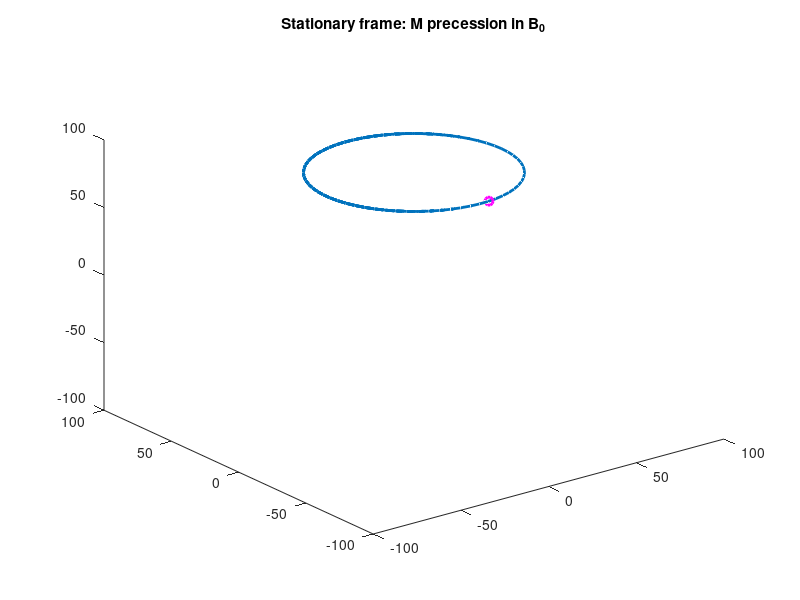

MATLAB code for this plot:
%% This is a demo code for the MRI part of the course BME2103
% Function: Simulate the magnetization precession under B0.
% Author: Dr. Jianpan Huang, Email: jianpanhuang@outlook.com, 20230214
clear all, close all, clc;

%% Set parameters
b0 = 3; % external magnetic field, in T
gama = 42.576e6; % gyromagnetic ratio, for 1H
w0 = gama*b0/1e6/128; % actual w0 is fast at such a high field, here divided by a factor  visualization of precession
t = 0:0.1:30; % the time duration to observe the precession

%% Compute the magnetization precession
m0 = 100; % magnetization at equilibrium, here set to 100
alpha = pi/6; % angle between magnetization and z axis, here set to 30 degree
mxy = m0*sin(alpha); % initial magnetization xy component
mx = mxy.*cos(w0*t); % time-dependent magnetization x component
my = mxy.*sin(w0*t); % time-dependent magnetization y component
mz = repmat(m0*cos(alpha),[size(mx)]); % time-dependent magnetization z component

%% Visualize the magnetization precession
figure
plot3(mx,my,mz,'LineWidth',2)
axis([-max(m0) max(m0), -max(m0) max(m0), -max(m0) max(m0)]);
title('Stationary frame: M precession in B_0')
pause(0.005);
for m = 1:length(t)
    % t_part = t(1:m);
    mx_prec = mx(1:m);
    my_prec = my(1:m);
    mz_prec = mz(1:m);
    plot3(mx_prec,my_prec,mz_prec,'LineWidth',2)
    hold on;
    plot3(mx_prec(end),my_prec(end),mz_prec(end),'om','LineWidth',2)
    axis([-max(m0) max(m0), -max(m0) max(m0), -max(m0) max(m0)]);
    title('Stationary frame: M precession in B_0')
    pause(0.005);
    hold off
end